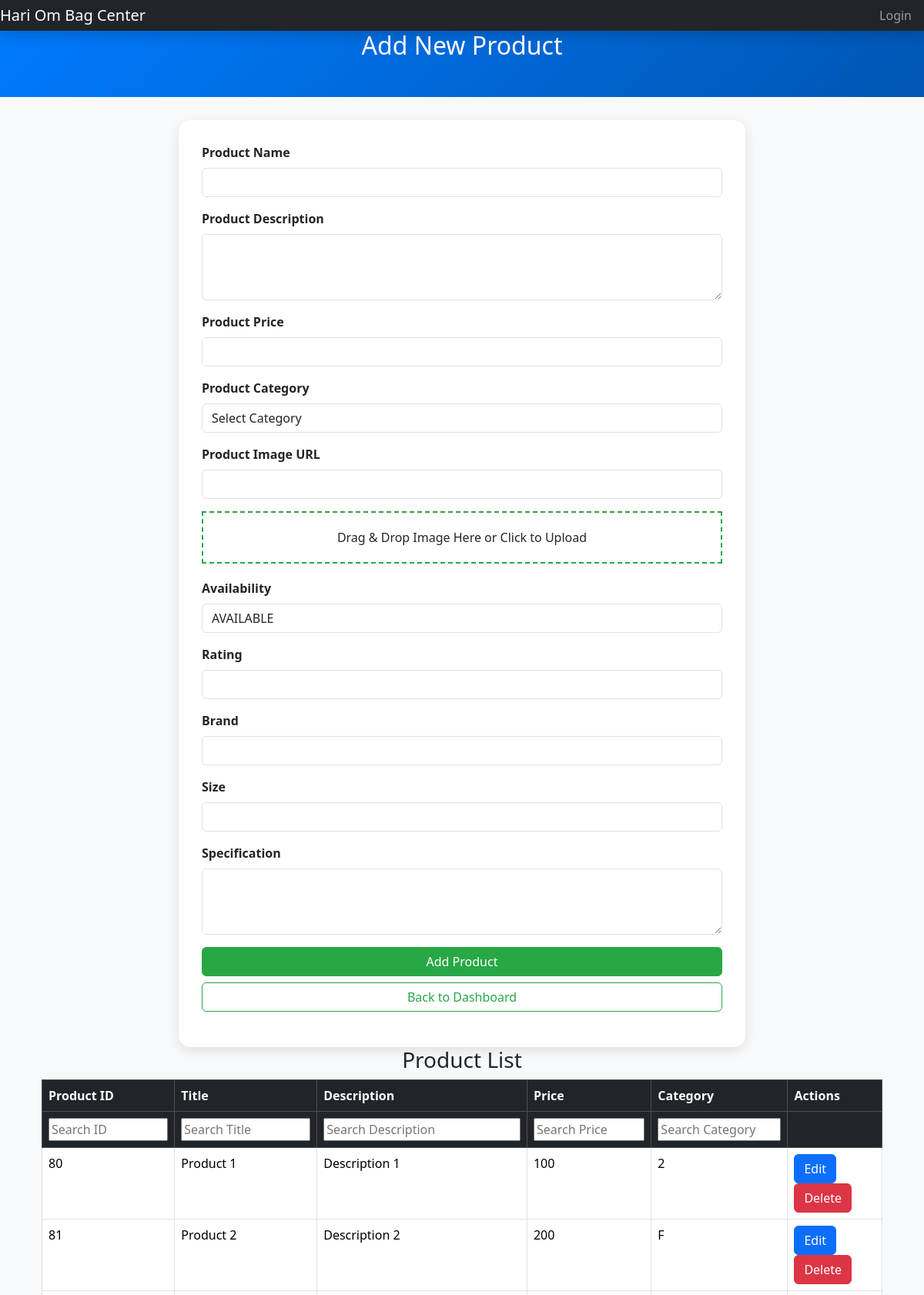
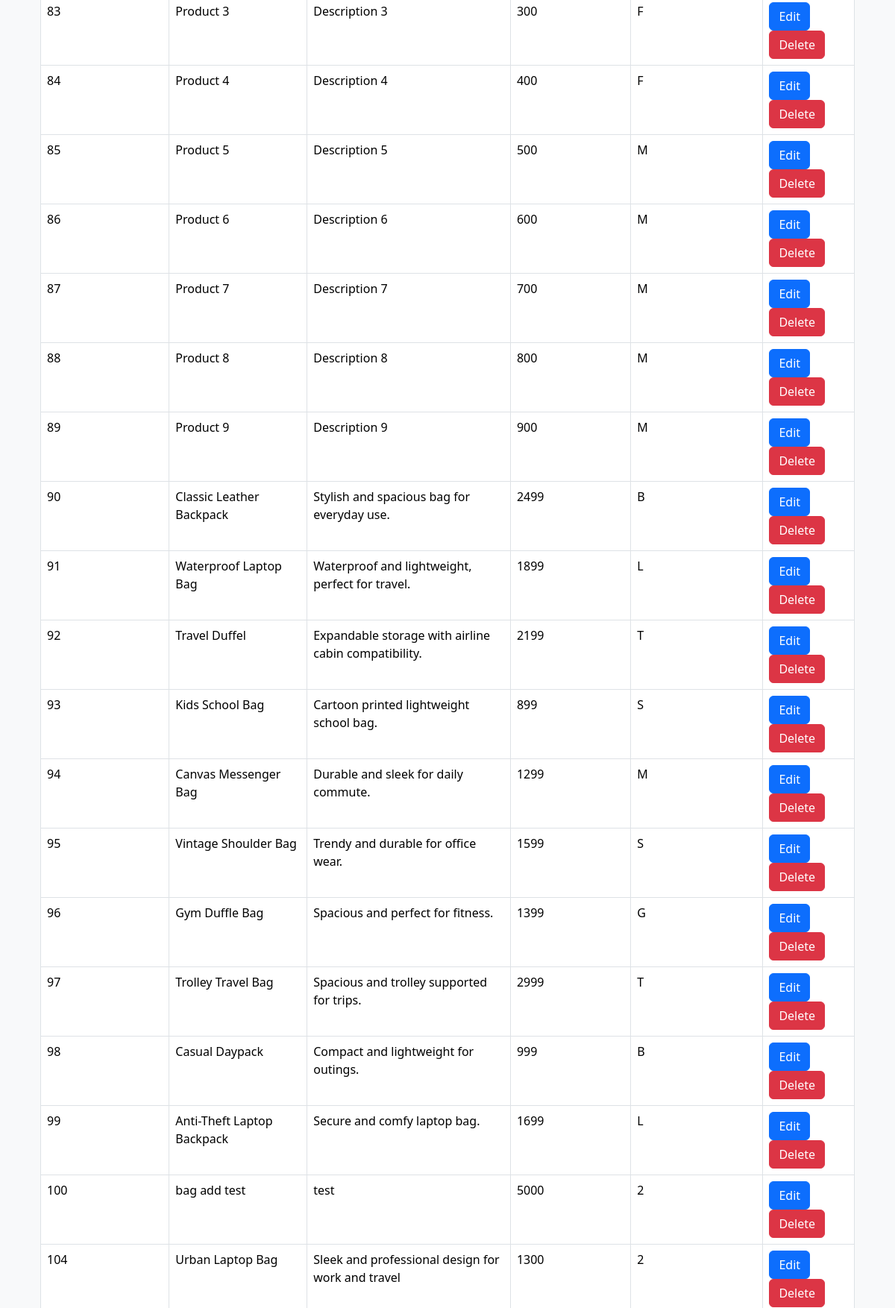
The app's page /admin/admin-add-product.php (upper part) with its own data (2 pictures, top to bottom).
### tables this page shows
CREATE TABLE `products` (
  `ProductId` int(30) NOT NULL,
  `Title` varchar(30) NOT NULL,
  `Description` varchar(300) NOT NULL,
  `IsAvailable` varchar(10) NOT NULL DEFAULT 'AVAILABLE',
  `Price` int(30) NOT NULL,
  `ImgPath` varchar(300) NOT NULL,
  `Rating` int(11) NOT NULL,
  `Brand` varchar(30) NOT NULL,
  `Size` varchar(30) NOT NULL,
  `Specification` varchar(200) NOT NULL,
  `Categories` varchar(1) NOT NULL
);

### admin/admin-add-product.php (the view, shortened to what this page needs)
<?php
require_once("classes/Database.php");
$productQuery = "SELECT ProductID, Title, Description, Price, Categories FROM products";
$productResult = mysqli_query($conShop, $productQuery);
?>
<!DOCTYPE html>
<html lang="en">
<head>
    <link href="../assets/css/bootstrap.min.css" rel="stylesheet">
    <link rel="stylesheet" href="https://use.fontawesome.com/releases/v5.8.1/css/all.css">
</head>
<body>
    <?php include_once("./templates/navbar.php"); ?>
    <div class="admin-section">
        <div class="container">
            <h2 class="text-center">Add New Product</h2>
        </div>
    </div>
    <div class="container mb-5">
        <div class="row justify-content-center">
            <div class="col-md-8">
                <div class="add-form">
                    <form method="POST" action="">
                        <div class="mb-3">
                            <label for="productName" class="form-label">Product Name</label>
                            <input type="text" class="form-control" id="productName" name="productName" required>
                        </div>
                        <div class="mb-3">
                            <label for="productDescription" class="form-label">Product Description</label>
                            <textarea class="form-control" id="productDescription" name="productDescription" rows="3" required></textarea>
                        </div>
                        <div class="mb-3">
                            <label for="productPrice" class="form-label">Product Price</label>
                            <input type="number" class="form-control" id="productPrice" name="productPrice" step="0.01" required>
                        </div>
                        <div class="mb-3">
                            <div class="mb-3">
                                <label for="productCategory" class="form-label">Product Category</label>
                                <select class="form-control" id="productCategory" name="productCategory" required>
                                    <option value="">Select Category</option>
                                </select>
                            </div>
                        <div class="mb-3">
                            <label for="productImage" class="form-label">Product Image URL</label>
                            <input type="text" class="form-control" id="productImage" name="productImage" required>
                        </div>
                        <div class="drop-zone" id="drop-zone">
                            Drag & Drop Image Here or Click to Upload
                        </div>
                        <div class="mb-3">
                            <label for="isAvailable" class="form-label">Availability</label>
                            <input type="text" class="form-control" id="isAvailable" name="isAvailable" value="AVAILABLE" required>
                        </div>
                        <div class="mb-3">
                            <label for="rating" class="form-label">Rating</label>
                            <input type="number" class="form-control" id="rating" name="rating" step="1" required>
                        </div>
                        <div class="mb-3">
                            <label for="brand" class="form-label">Brand</label>
                            <input type="text" class="form-control" id="brand" name="brand" required>
                        </div>
                        <div class="mb-3">
                            <label for="size" class="form-label">Size</label>
                            <input type="text" class="form-control" id="size" name="size" required>
                        </div>
                        <div class="mb-3">
                            <label for="specification" class="form-label">Specification</label>
                            <textarea class="form-control" id="specification" name="specification" rows="3" required></textarea>
                        </div>
                        <div class="d-grid gap-2">
                            <button type="submit" class="btn btn-success">Add Product</button>
                            <a href="admin-dashboard.php" class="btn btn-outline-secondary">Back to Dashboard</a>
                        </div>
                    </form>
                </div>
            </div>
        </div>
        <div class="row justify-content-center">
            <div class="col-md-12">
                <h3 class="text-center">Product List</h3>
                <table class="table table-bordered table-hover" id="productTable">
                    <thead class="table-dark">
                        <tr>
                            <th class="sortable" onclick="sortTable(0)">Product ID</th>
                            <th class="sortable" onclick="sortTable(1)">Title</th>
                            <th class="sortable" onclick="sortTable(2)">Description</th>
                            <th class="sortable" onclick="sortTable(3)">Price</th>
                            <th class="sortable" onclick="sortTable(4)">Category</th>
                            <th>Actions</th>
                        </tr>
                        <tr>
                            <th><input type="text" class="filter-input" placeholder="Search ID" onkeyup="filterTable(0, this.value)"></th>
                            <th><input type="text" class="filter-input" placeholder="Search Title" onkeyup="filterTable(1, this.value)"></th>
                            <th><input type="text" class="filter-input" placeholder="Search Description" onkeyup="filterTable(2, this.value)"></th>
                            <th><input type="text" class="filter-input" placeholder="Search Price" onkeyup="filterTable(3, this.value)"></th>
                            <th><input type="text" class="filter-input" placeholder="Search Category" onkeyup="filterTable(4, this.value)"></th>
                            <th></th>
                        </tr>
                    </thead>
                    <tbody>
                        <?php while ($product = mysqli_fetch_assoc($productResult)): ?>
                            <tr>
                                <td><?php echo $product['ProductID']; ?></td>
                                <td><?php echo $product['Title']; ?></td>
                                <td><?php echo $product['Description']; ?></td>
                                <td><?php echo $product['Price']; ?></td>
                                <td><?php echo $product['Categories']; ?></td>
                                <td>
                                    <a href="edit-product.php?id=<?php echo $product['ProductID']; ?>" class="btn btn-primary">Edit</a>
                                    <a href="?delete_id=<?php echo $product['ProductID']; ?>" class="btn btn-danger" onclick="return confirm('Are you sure you want to delete this product?');">Delete</a>
                                </td>
                            </tr>
                        <?php endwhile; ?>
                    </tbody>
                </table>
            </div>
        </div>
    </div>
</body>
</html>

### admin/admin-add-product.php (style rules this page uses)
body { background-color: #f8f9fa; }
.admin-section { background: linear-gradient(135deg, #007bff 0%, #0056b3 100%); padding: 40px 0; color: white; margin-bottom: 30px; }
.add-form { background: white; padding: 30px; border-radius: 15px; box-shadow: 0 5px 15px rgba(0,0,0,0.1); }
.form-label { font-weight: bold; }
.btn-success { background-color: #28a745; border-color: #28a745; }
.btn-outline-secondary { border-color: #28a745; color: #28a745; }
.drop-zone { border: 2px dashed #28a745; padding: 20px; text-align: center; cursor: pointer; margin-bottom: 20px; }
.filter-input { width: 100%; box-sizing: border-box; }

### records on screen
products: ProductId "80", Title "Product 1", Description "Description 1", Price "100", Categories "2"
products: ProductId "81", Title "Product 2", Description "Description 2", Price "200", Categories "F"
products: ProductId "83", Title "Product 3", Description "Description 3", Price "300", Categories "F"
products: ProductId "84", Title "Product 4", Description "Description 4", Price "400", Categories "F"
products: ProductId "85", Title "Product 5", Description "Description 5", Price "500", Categories "M"
products: ProductId "86", Title "Product 6", Description "Description 6", Price "600", Categories "M"
products: ProductId "87", Title "Product 7", Description "Description 7", Price "700", Categories "M"
products: ProductId "88", Title "Product 8", Description "Description 8", Price "800", Categories "M"
products: ProductId "89", Title "Product 9", Description "Description 9", Price "900", Categories "M"
products: ProductId "90", Title "Classic Leather Backpack", Description "Stylish and spacious bag for everyday use.", Price "2499", Categories "B"
products: ProductId "91", Title "Waterproof Laptop Bag", Description "Waterproof and lightweight, perfect for travel.", Price "1899", Categories "L"
products: ProductId "92", Title "Travel Duffel", Description "Expandable storage with airline cabin compatibility.", Price "2199", Categories "T"
products: ProductId "93", Title "Kids School Bag", Description "Cartoon printed lightweight school bag.", Price "899", Categories "S"
products: ProductId "94", Title "Canvas Messenger Bag", Description "Durable and sleek for daily commute.", Price "1299", Categories "M"
products: ProductId "95", Title "Vintage Shoulder Bag", Description "Trendy and durable for office wear.", Price "1599", Categories "S"
products: ProductId "96", Title "Gym Duffle Bag", Description "Spacious and perfect for fitness.", Price "1399", Categories "G"
products: ProductId "97", Title "Trolley Travel Bag", Description "Spacious and trolley supported for trips.", Price "2999", Categories "T"
products: ProductId "98", Title "Casual Daypack", Description "Compact and lightweight for outings.", Price "999", Categories "B"
products: ProductId "99", Title "Anti-Theft Laptop Backpack", Description "Secure and comfy laptop bag.", Price "1699", Categories "L"
products: ProductId "100", Title "bag add test", Description "test", Price "5000", Categories "2"
products: ProductId "104", Title "Urban Laptop Bag", Description "Sleek and professional design for work and travel", Price "1300", Categories "2"
